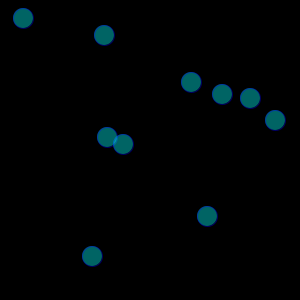
Frame 1 (no input)
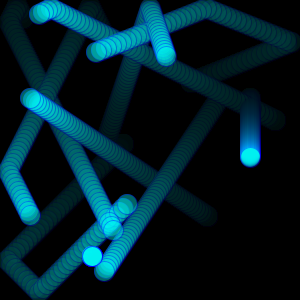
Frame 60 (the mouse pressed at the canvas centre just before this capture)
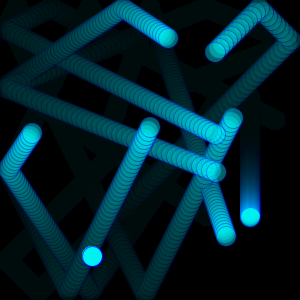
Frame 120 (the mouse held since frame 60 and released just before this capture)

The Processing sketch that drew these frames (run headless with seeded random() and noise(); from frame 60 on, the mouse is pressed at the canvas centre):

// Processing sketch: sketch4527
// ── sketch4527.pde
int r = 10;
int x[] = new int[10];
int y[] = new int[10];
int vx[] = new int[10];
int vy[] = new int[10];

void setup()
{
  size(300, 300);
  ellipseMode(RADIUS);
  background(0, 0, 0);
  frameRate(50);
  
  int i;
  for( i = 0; i < 10 ; i++ )
  {
    x[i] = (int)random( r, width-r );
    y[i] = (int)random( r, height-r );
    vx[i] = (int)random( -5, 6 );
    vy[i] = (int)random( -5, 6 );
  }
}

void draw()
{
  
  noStroke();
  fill( 0, 0, 0, 10 );
  rect( 0, 0, width, height );
  
  stroke( 0, 0, 255, 100 );
  fill( 0, 255, 255, 100 );
  int i;
  for( i = 0 ; i < 10 ; i++ )
  {
    ellipse( x[i], y[i], r, r );
   x[i] = x[i] + vx[i];
   y[i] = y[i] + vy[i];
   if( y[i] > height-r || y[i] < r) vy[i] = -vy[i];
   if( x[i] > width-r || x[i] < r) vx[i] = -vx[i];
  }
}
